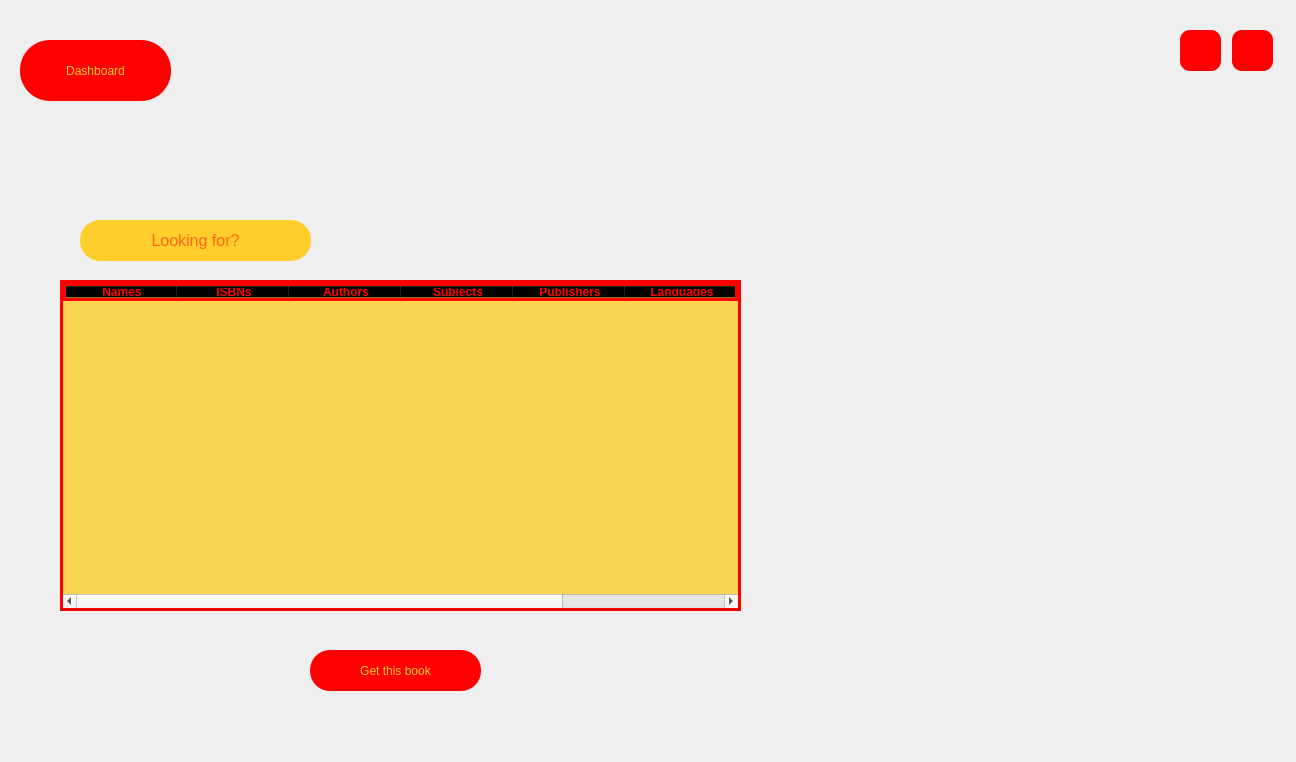
<?xml version="1.0" encoding="UTF-8"?>
<ui version="4.0">
 <class>boyGet</class>
 <widget class="QMainWindow" name="boyGet">
  <property name="geometry">
   <rect>
    <x>0</x>
    <y>0</y>
    <width>1296</width>
    <height>762</height>
   </rect>
  </property>
  <property name="minimumSize">
   <size>
    <width>1296</width>
    <height>762</height>
   </size>
  </property>
  <property name="maximumSize">
   <size>
    <width>1296</width>
    <height>762</height>
   </size>
  </property>
  <property name="windowTitle">
   <string>MainWindow</string>
  </property>
  <property name="styleSheet">
   <string notr="true">#centralwidget
{
	border-image: url(:/new/photos/boyGet.jpg);
}
QPushButton
{	
	color: rgb(255, 205, 44);
	background-color: rgb(255, 0, 0);
	font: 20pt &quot;Tw Cen MT Condensed Extra Bold&quot;;
    border-radius: 10px;
}
QPushButton:hover
{
	color: rgb(255, 0, 0);
	background-color: rgb(255, 205, 44);
}

</string>
  </property>
  <widget class="QWidget" name="centralwidget">
   <widget class="QPushButton" name="closeButton">
    <property name="geometry">
     <rect>
      <x>1232</x>
      <y>30</y>
      <width>41</width>
      <height>41</height>
     </rect>
    </property>
    <property name="cursor">
     <cursorShape>PointingHandCursor</cursorShape>
    </property>
    <property name="toolTip">
     <string>Close the app</string>
    </property>
    <property name="text">
     <string/>
    </property>
    <property name="icon">
     <iconset resource="icons.qrc">
      <normaloff>:/icons/icons/error.png</normaloff>:/icons/icons/error.png</iconset>
    </property>
    <property name="iconSize">
     <size>
      <width>30</width>
      <height>30</height>
     </size>
    </property>
   </widget>
   <widget class="QPushButton" name="dashButton">
    <property name="geometry">
     <rect>
      <x>20</x>
      <y>40</y>
      <width>151</width>
      <height>61</height>
     </rect>
    </property>
    <property name="cursor">
     <cursorShape>PointingHandCursor</cursorShape>
    </property>
    <property name="styleSheet">
     <string notr="true">border-radius: 30px;
font: 24pt &quot;Tw Cen MT Condensed Extra Bold&quot;;</string>
    </property>
    <property name="text">
     <string>Dashboard</string>
    </property>
   </widget>
   <widget class="QPushButton" name="menuButton">
    <property name="geometry">
     <rect>
      <x>1180</x>
      <y>30</y>
      <width>41</width>
      <height>41</height>
     </rect>
    </property>
    <property name="cursor">
     <cursorShape>PointingHandCursor</cursorShape>
    </property>
    <property name="toolTip">
     <string>Back to main menu</string>
    </property>
    <property name="text">
     <string/>
    </property>
    <property name="icon">
     <iconset resource="icons.qrc">
      <normaloff>:/icons/icons/previous.png</normaloff>:/icons/icons/previous.png</iconset>
    </property>
    <property name="iconSize">
     <size>
      <width>30</width>
      <height>30</height>
     </size>
    </property>
   </widget>
   <widget class="QTableWidget" name="tableWidget">
    <property name="geometry">
     <rect>
      <x>60</x>
      <y>280</y>
      <width>681</width>
      <height>331</height>
     </rect>
    </property>
    <property name="cursor" stdset="0">
     <cursorShape>PointingHandCursor</cursorShape>
    </property>
    <property name="styleSheet">
     <string notr="true">
border:3px solid rgb(255, 0, 0);
background-color: rgba(255, 205, 44, 0.8);
color: rgb(255, 0, 0);
</string>
    </property>
    <property name="selectionMode">
     <enum>QAbstractItemView::SingleSelection</enum>
    </property>
    <property name="selectionBehavior">
     <enum>QAbstractItemView::SelectRows</enum>
    </property>
    <property name="sortingEnabled">
     <bool>true</bool>
    </property>
    <attribute name="horizontalHeaderDefaultSectionSize">
     <number>112</number>
    </attribute>
    <column>
     <property name="text">
      <string>Names</string>
     </property>
     <property name="font">
      <font>
       <weight>75</weight>
       <bold>true</bold>
      </font>
     </property>
    </column>
    <column>
     <property name="text">
      <string>ISBNs</string>
     </property>
     <property name="font">
      <font>
       <weight>75</weight>
       <bold>true</bold>
      </font>
     </property>
    </column>
    <column>
     <property name="text">
      <string>Authors</string>
     </property>
     <property name="font">
      <font>
       <weight>75</weight>
       <bold>true</bold>
      </font>
     </property>
    </column>
    <column>
     <property name="text">
      <string>Subjects</string>
     </property>
     <property name="font">
      <font>
       <weight>75</weight>
       <bold>true</bold>
      </font>
     </property>
    </column>
    <column>
     <property name="text">
      <string>Publishers</string>
     </property>
     <property name="font">
      <font>
       <weight>75</weight>
       <bold>true</bold>
      </font>
     </property>
    </column>
    <column>
     <property name="text">
      <string>Languages</string>
     </property>
     <property name="font">
      <font>
       <weight>75</weight>
       <bold>true</bold>
      </font>
     </property>
    </column>
    <column>
     <property name="text">
      <string>Page Numbers</string>
     </property>
     <property name="font">
      <font>
       <weight>75</weight>
       <bold>true</bold>
      </font>
     </property>
    </column>
    <column>
     <property name="text">
      <string>Availablity</string>
     </property>
     <property name="font">
      <font>
       <weight>75</weight>
       <bold>true</bold>
      </font>
     </property>
    </column>
   </widget>
   <widget class="QPushButton" name="getButton">
    <property name="geometry">
     <rect>
      <x>310</x>
      <y>650</y>
      <width>171</width>
      <height>41</height>
     </rect>
    </property>
    <property name="cursor">
     <cursorShape>PointingHandCursor</cursorShape>
    </property>
    <property name="styleSheet">
     <string notr="true">border-radius: 20px;</string>
    </property>
    <property name="text">
     <string>Get this book</string>
    </property>
   </widget>
   <widget class="QLineEdit" name="lineEdit">
    <property name="geometry">
     <rect>
      <x>80</x>
      <y>220</y>
      <width>231</width>
      <height>41</height>
     </rect>
    </property>
    <property name="font">
     <font>
      <pointsize>12</pointsize>
     </font>
    </property>
    <property name="styleSheet">
     <string notr="true">border-radius: 20px;
background-color: rgb(255, 205, 44);
color: rgb(255, 0, 0);</string>
    </property>
    <property name="alignment">
     <set>Qt::AlignCenter</set>
    </property>
    <property name="placeholderText">
     <string>Looking for?</string>
    </property>
   </widget>
  </widget>
 </widget>
 <resources>
  <include location="icons.qrc"/>
 </resources>
 <connections/>
</ui>
